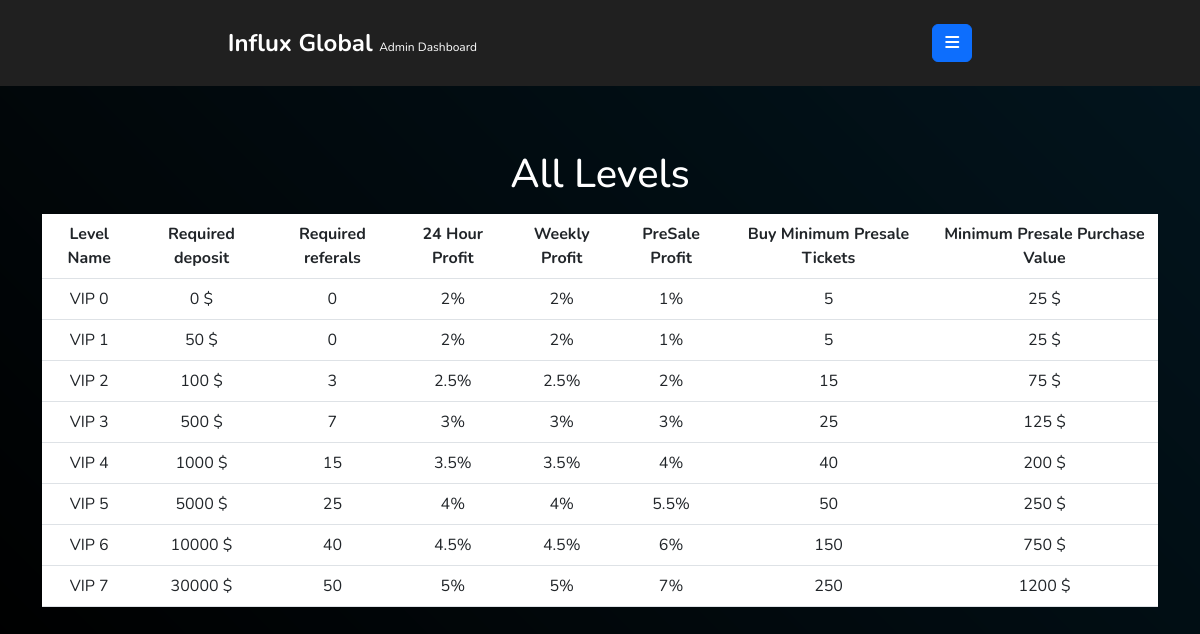
The page /admin/all_levels (signed in) on the database its author committed.
### backend.py (models this page shows)
class levels(db.Model):
    level_number = db.Column(db.Integer, primary_key=True, nullable=False)
    minimum_overall_deposit = db.Column(db.Integer, nullable=True, unique=False)
    minimum_overall_invitation = db.Column(db.Integer, nullable=True, unique=False)
    daily_ticket_profit = db.Column(db.Integer, nullable=True, unique=False)
    weekly_ticket_profit = db.Column(db.Integer, nullable=True, unique=False)
    presale_ticket_profit = db.Column(db.Integer, nullable=True, unique=False)
    minimum_presale_tickets_buy = db.Column(db.Integer, nullable=True, unique=False)
    minimum_purchase_value = db.Column(db.Integer, nullable=True, unique=False)

### backend.py (the view)
@app.route("/admin/all_levels", methods=["GET"])
def admin_all_levels():
    if request.method == "GET":
        if "adminuser" in session:
            levelList = levels.query.all()
            return render_template('admin/levels.html', levelList=levelList)
        else:
            return redirect("/admin/login")

### templates/admin/levels.html (shortened to what this page needs)
<!doctype html>
{% extends 'admin/movies.html' %}
{% block main %}
<h1 class="my-3 text-center">All Levels</h1>
        <table id="moviesTable" class="table">
            <thead>
              <tr>
                <th scope="col">Level Name</th>
                <th scope="col">Required deposit</th>
                <th scope="col">Required referals</th>
                <th scope="col">24 Hour Profit</th>
                <th scope="col">Weekly Profit</th>
                <th scope="col">PreSale Profit</th>
                <th scope="col">Buy Minimum Presale Tickets</th>
                <th scope="col">Minimum Presale Purchase Value</th>
              </tr>
            </thead>
            <tbody>
                {% for level in levelList %}
                <tr>
                    <td>VIP {{level.level_number}}</td>
                    <td>{{level.minimum_overall_deposit}} &dollar;</td>
                    <td>{{level.minimum_overall_invitation}}</td>
                    <td>{{level.daily_ticket_profit}}%</td>
                    <td>{{level.weekly_ticket_profit}}%</td>
                    <td>{{level.presale_ticket_profit}}%</td>
                    <td>{{level.minimum_presale_tickets_buy}}</td>
                    <td>{{level.minimum_purchase_value}} &dollar;</td>
                </tr>
                {% endfor %}
            </tbody>
          </table>
{% endblock main %}

### templates/admin/movies.html (shortened to what this page needs)
<!doctype html>
<html lang="en">
<head>
<link rel="stylesheet" href="/static/css/comman.css">
<link href="https://cdn.jsdelivr.net/npm/bootstrap@5.3.0-alpha1/dist/css/bootstrap.min.css" rel="stylesheet">
<link rel="stylesheet" href="/static/css/admin/style.css">
</head>
<body>
    <div id="topBar">
        <a href="/admin" id="logoLink" class="textCenter">Influx Global <span>Admin Dashboard</span></a>
        <button id="menuBtn" class="btn btn-primary">
            <i class="fa-solid fa-bars"></i>
        </button>
    </div>
    <main id="main" class="container py-5">
        {% block main %}{% endblock main %}
    </main>
</body>
</html>

### static/css/comman.css (style rules this page uses)
* { padding: 0px; margin: 0px; color: white; font-family: 'Nunito', sans-serif; }
.textCenter { text-align: center; }
html { scroll-behavior: smooth; }
.btn, .navlink { font-size: 0.85rem; }
.btn { background: none; border: none; padding: 13px; border-radius: 5px; font-weight: bold; text-align: center; }

### static/css/admin/style.css (style rules this page uses)
body { background: linear-gradient(45deg, black, transparent); background-color: #02151e; }
nav, #topBar { background-color: #202020; }
#topBar { display: flex; align-items: center; justify-content: space-around; padding: 3vh 0px; position: sticky; top: 0px; }
#logoLink { text-decoration: none; color: white; font-size: 1.5rem; font-weight: bold; }
#logoLink span { color: white; font-size: 0.75rem; font-weight: normal; }
#moviesTable th, td { text-align: center; vertical-align: middle; }

### rows shown on the page
levels: level_number "0", minimum_overall_deposit "0", minimum_overall_invitation "0", daily_ticket_profit "2", weekly_ticket_profit "2", presale_ticket_profit "1", minimum_presale_tickets_buy "5", minimum_purchase_value "25"
levels: level_number "1", minimum_overall_deposit "50", minimum_overall_invitation "0", daily_ticket_profit "2", weekly_ticket_profit "2", presale_ticket_profit "1", minimum_presale_tickets_buy "5", minimum_purchase_value "25"
levels: level_number "2", minimum_overall_deposit "100", minimum_overall_invitation "3", daily_ticket_profit "2.5", weekly_ticket_profit "2.5", presale_ticket_profit "2", minimum_presale_tickets_buy "15", minimum_purchase_value "75"
levels: level_number "3", minimum_overall_deposit "500", minimum_overall_invitation "7", daily_ticket_profit "3", weekly_ticket_profit "3", presale_ticket_profit "3", minimum_presale_tickets_buy "25", minimum_purchase_value "125"
levels: level_number "4", minimum_overall_deposit "1000", minimum_overall_invitation "15", daily_ticket_profit "3.5", weekly_ticket_profit "3.5", presale_ticket_profit "4", minimum_presale_tickets_buy "40", minimum_purchase_value "200"
levels: level_number "5", minimum_overall_deposit "5000", minimum_overall_invitation "25", daily_ticket_profit "4", weekly_ticket_profit "4", presale_ticket_profit "5.5", minimum_presale_tickets_buy "50", minimum_purchase_value "250"
levels: level_number "6", minimum_overall_deposit "10000", minimum_overall_invitation "40", daily_ticket_profit "4.5", weekly_ticket_profit "4.5", presale_ticket_profit "6", minimum_presale_tickets_buy "150", minimum_purchase_value "750"
levels: level_number "7", minimum_overall_deposit "30000", minimum_overall_invitation "50", daily_ticket_profit "5", weekly_ticket_profit "5", presale_ticket_profit "7", minimum_presale_tickets_buy "250", minimum_purchase_value "1200"
